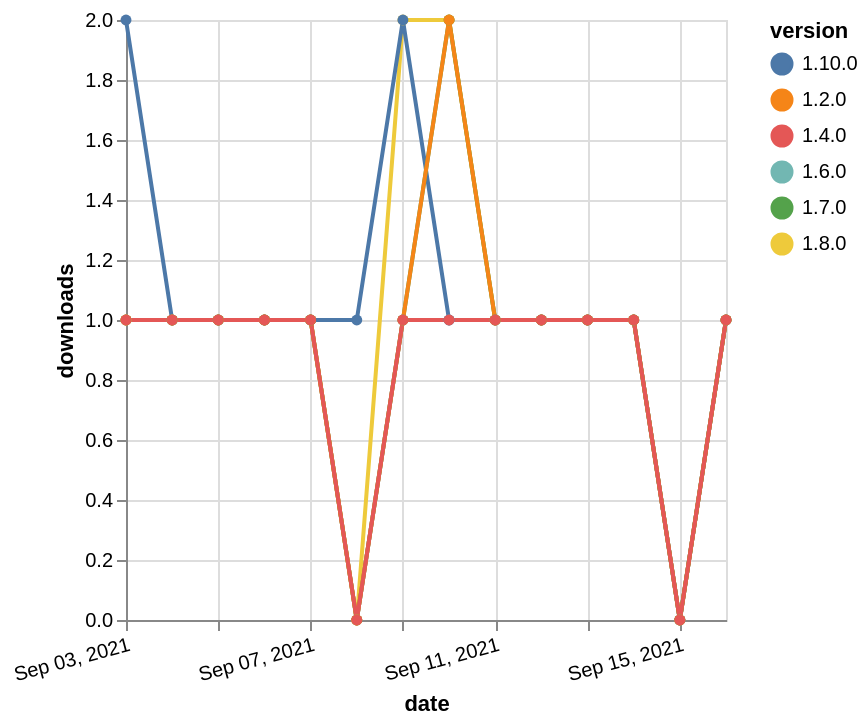

Vega-Lite specification stored for this chart:
### Vega-Lite specification from a JSON file in a GitHub repository (floating-point values rounded to 4 significant figures)
{"$schema": "https://vega.github.io/schema/vega-lite/v5.json", "description": "A simple bar chart with embedded data.", "data": {"values": [{"date": "2021-09-03", "total": 142, "delta": 1, "version": "1.6.0"}, {"date": "2021-09-04", "total": 143, "delta": 1, "version": "1.6.0"}, {"date": "2021-09-05", "total": 144, "delta": 1, "version": "1.6.0"}, {"date": "2021-09-06", "total": 145, "delta": 1, "version": "1.6.0"}, {"date": "2021-09-07", "total": 146, "delta": 1, "version": "1.6.0"}, {"date": "2021-09-08", "total": 146, "delta": 0, "version": "1.6.0"}, {"date": "2021-09-09", "total": 147, "delta": 1, "version": "1.6.0"}, {"date": "2021-09-10", "total": 148, "delta": 1, "version": "1.6.0"}, {"date": "2021-09-11", "total": 149, "delta": 1, "version": "1.6.0"}, {"date": "2021-09-12", "total": 150, "delta": 1, "version": "1.6.0"}, {"date": "2021-09-13", "total": 151, "delta": 1, "version": "1.6.0"}, {"date": "2021-09-14", "total": 152, "delta": 1, "version": "1.6.0"}, {"date": "2021-09-15", "total": 152, "delta": 0, "version": "1.6.0"}, {"date": "2021-09-16", "total": 153, "delta": 1, "version": "1.6.0"}, {"date": "2021-09-03", "total": 121, "delta": 1, "version": "1.8.0"}, {"date": "2021-09-04", "total": 122, "delta": 1, "version": "1.8.0"}, {"date": "2021-09-05", "total": 123, "delta": 1, "version": "1.8.0"}, {"date": "2021-09-06", "total": 124, "delta": 1, "version": "1.8.0"}, {"date": "2021-09-07", "total": 125, "delta": 1, "version": "1.8.0"}, {"date": "2021-09-08", "total": 125, "delta": 0, "version": "1.8.0"}, {"date": "2021-09-09", "total": 127, "delta": 2, "version": "1.8.0"}, {"date": "2021-09-10", "total": 129, "delta": 2, "version": "1.8.0"}, {"date": "2021-09-11", "total": 130, "delta": 1, "version": "1.8.0"}, {"date": "2021-09-12", "total": 131, "delta": 1, "version": "1.8.0"}, {"date": "2021-09-13", "total": 132, "delta": 1, "version": "1.8.0"}, {"date": "2021-09-14", "total": 133, "delta": 1, "version": "1.8.0"}, {"date": "2021-09-15", "total": 133, "delta": 0, "version": "1.8.0"}, {"date": "2021-09-16", "total": 134, "delta": 1, "version": "1.8.0"}, {"date": "2021-09-03", "total": 113, "delta": 2, "version": "1.10.0"}, {"date": "2021-09-04", "total": 114, "delta": 1, "version": "1.10.0"}, {"date": "2021-09-05", "total": 115, "delta": 1, "version": "1.10.0"}, {"date": "2021-09-06", "total": 116, "delta": 1, "version": "1.10.0"}, {"date": "2021-09-07", "total": 117, "delta": 1, "version": "1.10.0"}, {"date": "2021-09-08", "total": 118, "delta": 1, "version": "1.10.0"}, {"date": "2021-09-09", "total": 120, "delta": 2, "version": "1.10.0"}, {"date": "2021-09-10", "total": 121, "delta": 1, "version": "1.10.0"}, {"date": "2021-09-11", "total": 122, "delta": 1, "version": "1.10.0"}, {"date": "2021-09-12", "total": 123, "delta": 1, "version": "1.10.0"}, {"date": "2021-09-13", "total": 124, "delta": 1, "version": "1.10.0"}, {"date": "2021-09-14", "total": 125, "delta": 1, "version": "1.10.0"}, {"date": "2021-09-15", "total": 125, "delta": 0, "version": "1.10.0"}, {"date": "2021-09-16", "total": 126, "delta": 1, "version": "1.10.0"}, {"date": "2021-09-03", "total": 133, "delta": 1, "version": "1.7.0"}, {"date": "2021-09-04", "total": 134, "delta": 1, "version": "1.7.0"}, {"date": "2021-09-05", "total": 135, "delta": 1, "version": "1.7.0"}, {"date": "2021-09-06", "total": 136, "delta": 1, "version": "1.7.0"}, {"date": "2021-09-07", "total": 137, "delta": 1, "version": "1.7.0"}, {"date": "2021-09-08", "total": 137, "delta": 0, "version": "1.7.0"}, {"date": "2021-09-09", "total": 138, "delta": 1, "version": "1.7.0"}, {"date": "2021-09-10", "total": 140, "delta": 2, "version": "1.7.0"}, {"date": "2021-09-11", "total": 141, "delta": 1, "version": "1.7.0"}, {"date": "2021-09-12", "total": 142, "delta": 1, "version": "1.7.0"}, {"date": "2021-09-13", "total": 143, "delta": 1, "version": "1.7.0"}, {"date": "2021-09-14", "total": 144, "delta": 1, "version": "1.7.0"}, {"date": "2021-09-15", "total": 144, "delta": 0, "version": "1.7.0"}, {"date": "2021-09-16", "total": 145, "delta": 1, "version": "1.7.0"}, {"date": "2021-09-03", "total": 285, "delta": 1, "version": "1.2.0"}, {"date": "2021-09-04", "total": 286, "delta": 1, "version": "1.2.0"}, {"date": "2021-09-05", "total": 287, "delta": 1, "version": "1.2.0"}, {"date": "2021-09-06", "total": 288, "delta": 1, "version": "1.2.0"}, {"date": "2021-09-07", "total": 289, "delta": 1, "version": "1.2.0"}, {"date": "2021-09-08", "total": 289, "delta": 0, "version": "1.2.0"}, {"date": "2021-09-09", "total": 290, "delta": 1, "version": "1.2.0"}, {"date": "2021-09-10", "total": 292, "delta": 2, "version": "1.2.0"}, {"date": "2021-09-11", "total": 293, "delta": 1, "version": "1.2.0"}, {"date": "2021-09-12", "total": 294, "delta": 1, "version": "1.2.0"}, {"date": "2021-09-13", "total": 295, "delta": 1, "version": "1.2.0"}, {"date": "2021-09-14", "total": 296, "delta": 1, "version": "1.2.0"}, {"date": "2021-09-15", "total": 296, "delta": 0, "version": "1.2.0"}, {"date": "2021-09-16", "total": 297, "delta": 1, "version": "1.2.0"}, {"date": "2021-09-03", "total": 168, "delta": 1, "version": "1.4.0"}, {"date": "2021-09-04", "total": 169, "delta": 1, "version": "1.4.0"}, {"date": "2021-09-05", "total": 170, "delta": 1, "version": "1.4.0"}, {"date": "2021-09-06", "total": 171, "delta": 1, "version": "1.4.0"}, {"date": "2021-09-07", "total": 172, "delta": 1, "version": "1.4.0"}, {"date": "2021-09-08", "total": 172, "delta": 0, "version": "1.4.0"}, {"date": "2021-09-09", "total": 173, "delta": 1, "version": "1.4.0"}, {"date": "2021-09-10", "total": 174, "delta": 1, "version": "1.4.0"}, {"date": "2021-09-11", "total": 175, "delta": 1, "version": "1.4.0"}, {"date": "2021-09-12", "total": 176, "delta": 1, "version": "1.4.0"}, {"date": "2021-09-13", "total": 177, "delta": 1, "version": "1.4.0"}, {"date": "2021-09-14", "total": 178, "delta": 1, "version": "1.4.0"}, {"date": "2021-09-15", "total": 178, "delta": 0, "version": "1.4.0"}, {"date": "2021-09-16", "total": 179, "delta": 1, "version": "1.4.0"}]}, "width": "container", "mark": {"type": "line", "point": {"filled": true}}, "encoding": {"x": {"field": "date", "type": "temporal", "timeUnit": "yearmonthdate", "title": "date", "axis": {"labelAngle": -15}}, "y": {"field": "delta", "type": "quantitative", "title": "downloads"}, "color": {"field": "version", "type": "nominal"}, "tooltip": {"field": "delta"}}}
